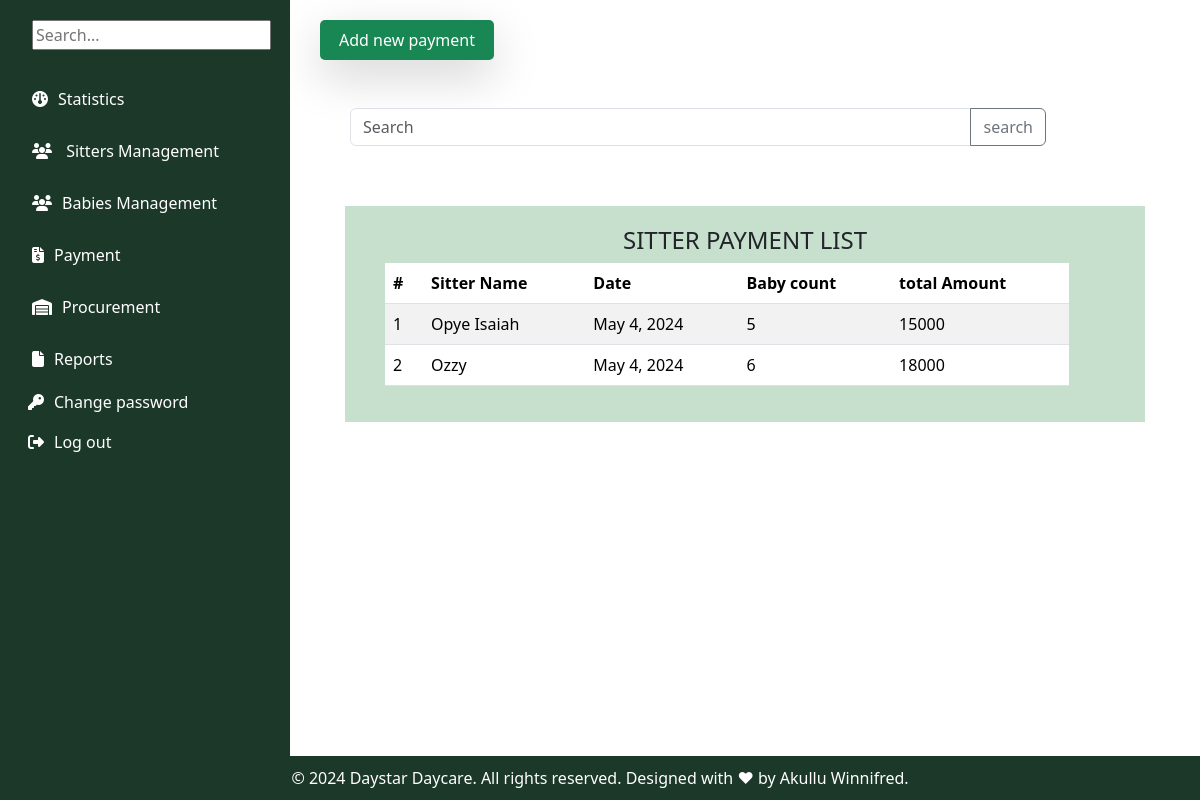
The app's page /sitterpaymentlist/ (signed in), older data.
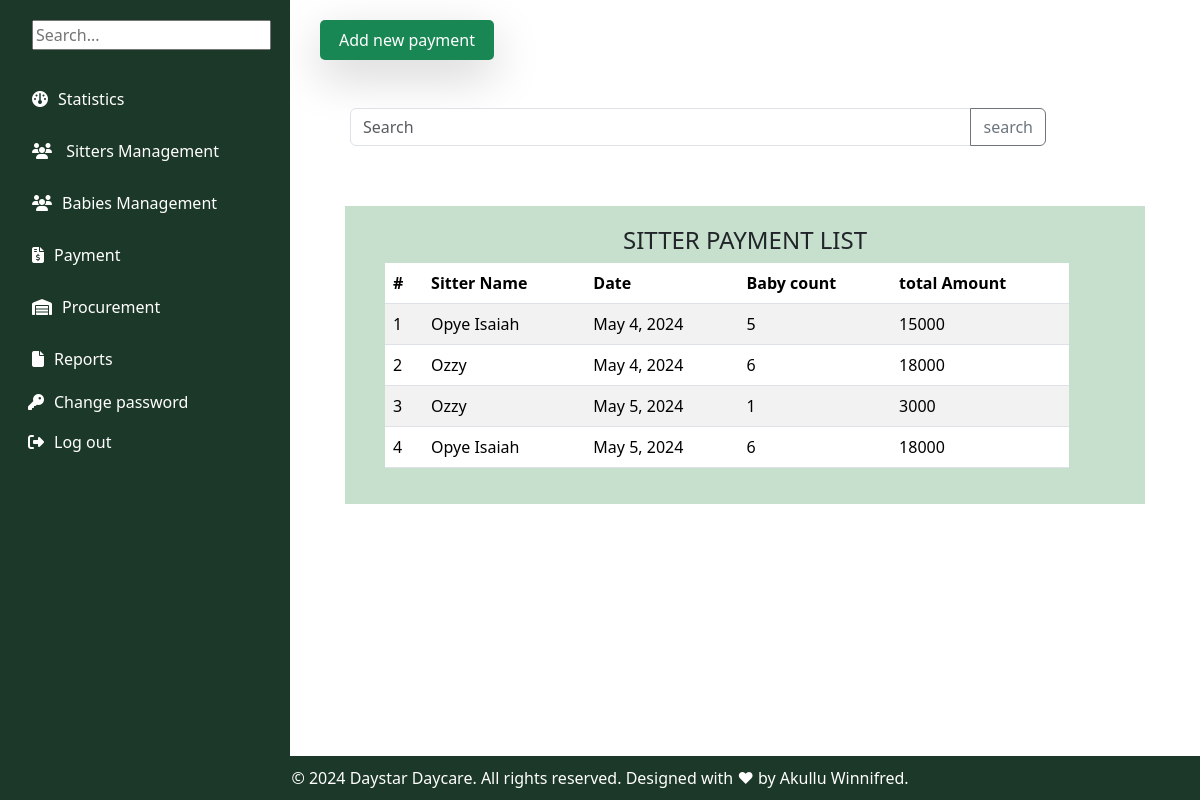
The same page, newer data.
### myapp/models.py (models this page shows, shortened)
class Sitterpayment(models.Model):
    sitter_name=models.ForeignKey(BabySitterattendance, on_delete=models.CASCADE)
    date=models.DateField(default=timezone.now)
    baby_count=models.IntegerField(default=0)
    amount=models.IntegerField(default=3000)
    def total_amount(self):
        total= self.amount * self.baby_count
        return int(total)

class BabySitterattendance(models.Model):
    sitter_Number = models.CharField(max_length=200,unique=True)
    name = models.ForeignKey(BabySitter, on_delete=models.CASCADE)
    date = models.DateField(default=timezone.now)
    attendance_status = models.CharField(max_length=10,default= 'Onduty')
    def __str__(self):
        return str(self.name)

class BabySitter(models.Model):
    GENDER_CHOICES = (
         ('male', 'Male'),
        ('female', 'Female'),
     )
    name = models.CharField(max_length=200,validators=[validate_letters])
    gender = models.CharField(max_length=10,choices=GENDER_CHOICES)
    location = models.CharField(max_length=10, default='kabalagala')
    Date_Of_Birth = models.DateField(default=timezone.now)
    NIN = models.CharField(max_length=14,validators=[validate_NIN_length])
    Religion = models.CharField(max_length=30, null=True, blank=True,verbose_name="Religion(optional)")
    Level_Of_Education = models.CharField(max_length=200,choices=(
        ('Certificate', 'Certificate'),
        ('Diploma', 'Diploma'),
        ('Degree', 'Degree'),
        ('Others', 'Others'),
    ))
    Contact = models.CharField(max_length=10,validators=[validate_contact_length])
    Sitter_Number = models.CharField(max_length=200,unique=True,blank=False, null=True)
    Next_Of_Kin = models.CharField(max_length=200,validators=[validate_letters])
    Recommenders_Name = models.CharField(max_length=200,validators=[validate_letters])
    Recommenders_Contact = models.CharField(max_length=10,validators=[validate_contact_length])
    def __str__(self):
        return self.name

### myapp/views.py (the view)
# urls.py: path('sitterpaymentlist/',views.sitterpaymentlist,name='sitterpaymentlist'),
@login_required
def sitterpaymentlist(request):
    sitterpayment=Sitterpayment.objects.all()
    return render(request,'baby_payments/sitterpaymentlist.html',{'sitterpayment':sitterpayment})

### myapp/templates/baby_payments/sitterpaymentlist.html (shortened to what this page needs)
{% extends 'base.html' %}
{% block content %}
<button class="p-2 bg-teal-500 rounded-lg shadow-lg bg bg-success"
    style="margin-left: 10px; border-radius: 5px; border: #B4BDFF; width: 20%; height: 5%;"><a
        style="color: white; text-decoration: none;" href="/sitterpayment">Add new payment</a></button>
<br><br><br>
<form method="GET" action="{% url 'search_babies' %}" class="mb-3">
    <div class="input-group" style="margin-left: 40px; width: 80%; margin-bottom: 10px; border: 20px border-color:#337357">
    <input type="text" class="form-control" placeholder="Search" name="search_query">
    <button class="btn btn-outline-secondary" type="submit"> search</button>
    </div>
</form>
<div class="container">
    <h4 class="text-center">SITTER PAYMENT LIST</h4>
    <table class="table table-striped" style="width: 90%; margin-left: 20px;">
        <thead>
            <tr>
                <th>#</th>
                <th>Sitter Name</th>
                <th>Date</th>
                <th>Baby count</th>
                <th>total Amount</th>
            </tr>
        </thead>
        <tbody>
            {% for each in sitterpayment %}
            <tr>
                <td> {{each.id}}</td>
                <td>{{each.sitter_name}}</td>
                <td>{{each.date}}</td>
                <td>{{each.baby_count}}</td>
                <td>{{each.total_amount}}</td>
</div>
</tr>
{% endfor %}
{% endblock %}

### myapp/templates/base.html (shortened to what this page needs)
{% load static %}
<!DOCTYPE html>
<html lang="en">
<head>
    <link rel="stylesheet" href="{% static 'css/base.css' %}">
    <link rel="stylesheet" href="../static/styles/bootstrap/css/bootstrap.css" />
    <link rel="stylesheet" href="https://cdnjs.cloudflare.com/ajax/libs/font-awesome/6.5.2/css/all.min.css"
 />
    {% load bootstrap5 %}
    {% bootstrap_css %}
</head>
<body>
    <div class="sidebar">
        <div class="container-fluid">
            <div class="row">
              <div class="search-container">
                <input type="text" id="sidebarSearchInput" placeholder="Search...">
            </div>
                <div class="col-auto col-md-3 col-xl-2 px-sm-2 px-0 "
                    style="width: 250px">
                    <ul class="nav nav-pills flex-column mb-sm-auto mb-0 align-items-center align-items-sm-start"
                        id="sidebarList">
                        <li class="nav-item">
                            <a href="{% url 'home' %}" class="nav-link align-middle px-0">
                                <span class="ms-1 d-none d-sm-inline" style="color: white !important"><i
                                        class="fa-solid fa-gauge" style="margin-right: 10px"></i>Statistics</span>
                            </a>
                        </li>
                        <li>
                          <a
                            href="#submenu1"
                            data-bs-toggle="collapse"
                            class="nav-link px-0 align-middle"
                          >
                            <span
                              class="ms-1 d-none d-sm-inline"
                              style="color: white !important"
                              ><i
                                class="fa-solid fa-users"
                                style="margin-right: 10px"
                              ></i>
                              Sitters Management</span
                            >
                          </a>
                        </li>
                        <li>
                            <a
                              href="#submenu2"
                              data-bs-toggle="collapse"
                              class="nav-link px-0 align-middle"
                            >
                              <span
                                class="ms-1 d-none d-sm-inline"
                                style="color: white !important"
                                ><i
                                class="fa-solid fa-users"
                                style="margin-right: 10px"
                              ></i>Babies Management</span
                              >
                            </a>
                          </li>
                        <li>
                          <a
                            href="#submenu3"
                            data-bs-toggle="collapse"
                            class="nav-link px-0 align-middle"
                          >
                            <span
                              class="ms-1 d-none d-sm-inline"
                              style="color: white !important"
                              ><i
                                class="fa-solid fa-file-invoice-dollar"
                                style="margin-right: 10px"
                              ></i
                              >Payment</span
                            >
                          </a>
                        </li>
                        <li>
                        <li>
                          <a
                            href="#submenu5"
                            data-bs-toggle="collapse"
                            class="nav-link px-0 align-middle"
                          >
                            <span
                              class="ms-1 d-none d-sm-inline"
                              style="color: white !important"
                              ><i
                                class="fa-solid fa-warehouse"
                                style="margin-right: 10px"
                              ></i
                              >Procurement</span
                            >
                          </a>
                        </li>
                        <li>
                          <a
                            href="#submenu6"
                            data-bs-toggle="collapse"
                            class="nav-link px-0 align-middle"
                          >
                            <span
                              class="ms-1 d-none d-sm-inline"
                              style="color: white !important"
                              ><i
                                class="fa-solid fa-file"
                                style="margin-right: 10px"
                              ></i
                              >Reports</span
                            >
                          </a>
                            <li>
                              <a href="{% url 'change-password' %}" class="nav-link px-0">
                                <span
                                  class="d-none d-sm-inline"
                                  style="color: white !important"
                                  ><i class="fa fa-key" aria-hidden="true"
                                  style="margin-right: 10px"></i>Change password</i></span
                                >
                              </a>
                            </li>
                            <li>
                              <a href="{% url 'logout' %}" class="nav-link px-0">
                                <span
                                  class="d-none d-sm-inline"
                                  style="color: white !important"
                                  ><i class="fa-solid fa-right-from-bracket"
                                  style="margin-right: 10px"></i>Log out</i></span
                                >
                              </a>
                            </li>
                          </ul>
            </div>
                    </div>
                  </div>
                </div>
    <div class="content">
        {% block content %}
        {% endblock %}
    <footer class="footer">
      © 2024 Daystar Daycare. All rights reserved. Designed with ♥ by Akullu Winnifred.
  </footer>
</body>
</html>

### myapp/static/css/base.css (style rules this page uses)
.sidebar { width: 250px; padding: 20px; background-color: #28a745; color: white; float: right; height: 143.5vh; display: flex; height: 100%; flex: 0 0 250px; background-color: #337357; color: white; overflow-y: auto; }
.content { margin-left: 290px; padding: 20px; }
.search-container { margin-bottom: 20px; }
.sidebar ul { list-style-type: none; padding: 0; }
.sidebar a { color: white; text-decoration: none; }
.footer { background-color: #28a745; text-align: center; padding: 10px; bottom: 0; display: flex; flex-direction: column; margin-bottom: 0; position: fixed; width: 100%; }
body { min-height: 100vh; }

### myapp/templates/base.html (style rules this page uses)
.sidebar { width: 290px; padding: 20px; background-color: #1c3828; color: white; float: left; height: 100vh; position: fixed; }
.content { margin-left: 290px; padding: 20px; }
.search-container { margin-bottom: 20px; }
.sidebar ul { list-style-type: none; padding: 0; }
.sidebar a { color: white; text-decoration: none; }
.footer { background-color: #1c3828; color: white; }

### myapp/templates/baby_payments/sitterpaymentlist.html (style rules this page uses)
.container { padding-top: 20px; margin-top: 60px; margin-bottom: 30px; max-width: 800px; background-color: rgba(153, 198, 165, 0.55); padding: 20px; }

Row changes from the older to the newer data that the page shows:
added Sitterpayment: id "3", sitter_name "Ozzy", date "May 5, 2024", baby_count "1", total_amount "3000"
added Sitterpayment: id "4", sitter_name "Opye Isaiah", date "May 5, 2024", baby_count "6", total_amount "18000"
